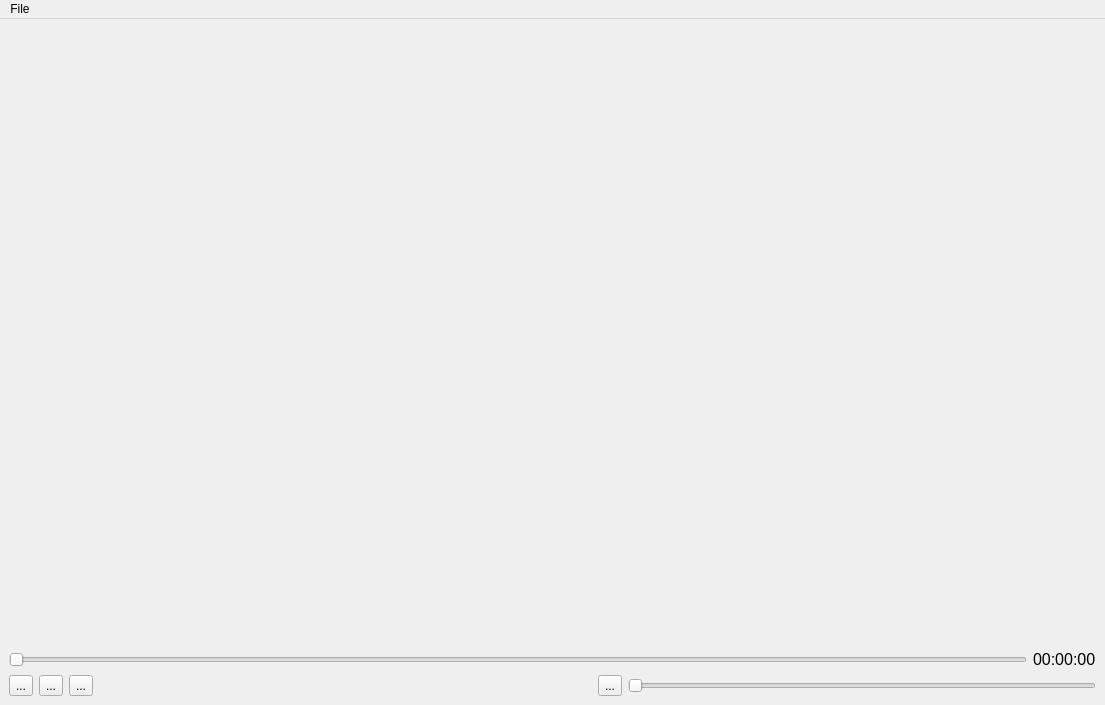
<?xml version="1.0" encoding="UTF-8"?>
<ui version="4.0">
 <class>MainWindow</class>
 <widget class="QMainWindow" name="MainWindow">
  <property name="geometry">
   <rect>
    <x>0</x>
    <y>0</y>
    <width>1105</width>
    <height>705</height>
   </rect>
  </property>
  <property name="windowTitle">
   <string>MainWindow</string>
  </property>
  <widget class="QWidget" name="centralwidget">
   <layout class="QHBoxLayout" name="horizontalLayout_5">
    <item>
     <layout class="QVBoxLayout" name="verticalLayout">
      <item>
       <layout class="QHBoxLayout" name="vedioFrame">
        <item>
         <spacer name="verticalSpacer">
          <property name="orientation">
           <enum>Qt::Vertical</enum>
          </property>
          <property name="sizeHint" stdset="0">
           <size>
            <width>20</width>
            <height>40</height>
           </size>
          </property>
         </spacer>
        </item>
       </layout>
      </item>
      <item>
       <layout class="QHBoxLayout" name="horizontalLayout">
        <item>
         <widget class="QSlider" name="horizontalSliderPlay">
          <property name="orientation">
           <enum>Qt::Horizontal</enum>
          </property>
         </widget>
        </item>
        <item>
         <widget class="QLabel" name="labelTimer">
          <property name="font">
           <font>
            <pointsize>12</pointsize>
           </font>
          </property>
          <property name="text">
           <string>00:00:00</string>
          </property>
         </widget>
        </item>
       </layout>
      </item>
      <item>
       <layout class="QHBoxLayout" name="horizontalLayout_4">
        <item>
         <layout class="QHBoxLayout" name="horizontalLayout_2">
          <item>
           <widget class="QToolButton" name="playButton">
            <property name="text">
             <string>...</string>
            </property>
            <property name="icon">
             <iconset resource="res.qrc">
              <normaloff>:/images/play.png</normaloff>:/images/play.png</iconset>
            </property>
            <property name="iconSize">
             <size>
              <width>30</width>
              <height>30</height>
             </size>
            </property>
           </widget>
          </item>
          <item>
           <widget class="QToolButton" name="toolButton_2">
            <property name="text">
             <string>...</string>
            </property>
            <property name="icon">
             <iconset resource="res.qrc">
              <normaloff>:/images/pause.png</normaloff>:/images/pause.png</iconset>
            </property>
            <property name="iconSize">
             <size>
              <width>30</width>
              <height>30</height>
             </size>
            </property>
           </widget>
          </item>
          <item>
           <widget class="QToolButton" name="toolButton_3">
            <property name="text">
             <string>...</string>
            </property>
            <property name="icon">
             <iconset resource="res.qrc">
              <normaloff>:/images/stop.png</normaloff>:/images/stop.png</iconset>
            </property>
            <property name="iconSize">
             <size>
              <width>30</width>
              <height>30</height>
             </size>
            </property>
           </widget>
          </item>
         </layout>
        </item>
        <item>
         <spacer name="horizontalSpacer">
          <property name="orientation">
           <enum>Qt::Horizontal</enum>
          </property>
          <property name="sizeHint" stdset="0">
           <size>
            <width>388</width>
            <height>20</height>
           </size>
          </property>
         </spacer>
        </item>
        <item>
         <layout class="QHBoxLayout" name="horizontalLayout_3">
          <item>
           <widget class="QToolButton" name="toolButton">
            <property name="text">
             <string>...</string>
            </property>
            <property name="icon">
             <iconset resource="res.qrc">
              <normaloff>:/images/volume.png</normaloff>:/images/volume.png</iconset>
            </property>
            <property name="iconSize">
             <size>
              <width>30</width>
              <height>30</height>
             </size>
            </property>
           </widget>
          </item>
          <item>
           <widget class="QSlider" name="horizontalSliderVolume">
            <property name="orientation">
             <enum>Qt::Horizontal</enum>
            </property>
           </widget>
          </item>
         </layout>
        </item>
       </layout>
      </item>
     </layout>
    </item>
   </layout>
  </widget>
  <widget class="QMenuBar" name="menubar">
   <property name="geometry">
    <rect>
     <x>0</x>
     <y>0</y>
     <width>1105</width>
     <height>26</height>
    </rect>
   </property>
   <widget class="QMenu" name="menuFile">
    <property name="title">
     <string>File</string>
    </property>
    <addaction name="actionOpen_Vedio"/>
   </widget>
   <addaction name="menuFile"/>
  </widget>
  <action name="actionOpen_Vedio">
   <property name="text">
    <string>Open Vedio</string>
   </property>
  </action>
 </widget>
 <resources>
  <include location="res.qrc"/>
 </resources>
 <connections/>
</ui>
